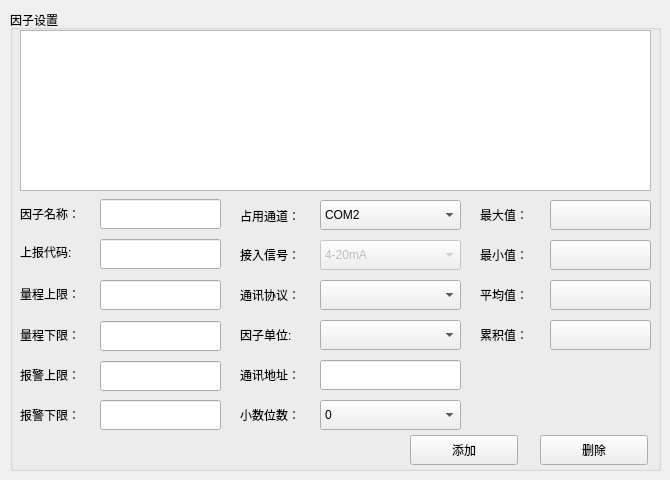
    <widget class="QWidget" name="page_2">
     <widget class="QGroupBox" name="gbox_channel">
      <property name="geometry">
       <rect>
        <x>10</x>
        <y>10</y>
        <width>651</width>
        <height>461</height>
       </rect>
      </property>
      <property name="styleSheet">
       <string notr="true"/>
      </property>
      <property name="title">
       <string>因子设置</string>
      </property>
      <widget class="QTableView" name="tableView_ParaInfo">
       <property name="geometry">
        <rect>
         <x>10</x>
         <y>20</y>
         <width>631</width>
         <height>161</height>
        </rect>
       </property>
      </widget>
      <widget class="QLabel" name="label_4">
       <property name="geometry">
        <rect>
         <x>10</x>
         <y>189</y>
         <width>100</width>
         <height>30</height>
        </rect>
       </property>
       <property name="text">
        <string>因子名称：</string>
       </property>
       <property name="buddy">
        <cstring>txtparaName</cstring>
       </property>
      </widget>
      <widget class="QLineEdit" name="txtparaName">
       <property name="geometry">
        <rect>
         <x>90</x>
         <y>189</y>
         <width>121</width>
         <height>30</height>
        </rect>
       </property>
      </widget>
      <widget class="QLabel" name="label_22">
       <property name="geometry">
        <rect>
         <x>10</x>
         <y>350</y>
         <width>100</width>
         <height>30</height>
        </rect>
       </property>
       <property name="text">
        <string>报警上限：</string>
       </property>
       <property name="buddy">
        <cstring>txtAlarmUp</cstring>
       </property>
      </widget>
      <widget class="QLabel" name="label_28">
       <property name="geometry">
        <rect>
         <x>10</x>
         <y>227</y>
         <width>100</width>
         <height>30</height>
        </rect>
       </property>
       <property name="text">
        <string>上报代码:</string>
       </property>
       <property name="buddy">
        <cstring>txtparaCode</cstring>
       </property>
      </widget>
      <widget class="QLabel" name="label_21">
       <property name="geometry">
        <rect>
         <x>10</x>
         <y>310</y>
         <width>100</width>
         <height>30</height>
        </rect>
       </property>
       <property name="text">
        <string>量程下限：</string>
       </property>
       <property name="buddy">
        <cstring>txtrangelow</cstring>
       </property>
      </widget>
      <widget class="QLabel" name="label_20">
       <property name="geometry">
        <rect>
         <x>10</x>
         <y>269</y>
         <width>100</width>
         <height>30</height>
        </rect>
       </property>
       <property name="text">
        <string>量程上限：</string>
       </property>
       <property name="buddy">
        <cstring>txtrangeup</cstring>
       </property>
      </widget>
      <widget class="QLabel" name="label_23">
       <property name="geometry">
        <rect>
         <x>10</x>
         <y>390</y>
         <width>100</width>
         <height>30</height>
        </rect>
       </property>
       <property name="text">
        <string>报警下限：</string>
       </property>
       <property name="buddy">
        <cstring>txtAlarmLow</cstring>
       </property>
      </widget>
      <widget class="QLineEdit" name="txtAlarmLow">
       <property name="geometry">
        <rect>
         <x>90</x>
         <y>390</y>
         <width>121</width>
         <height>30</height>
        </rect>
       </property>
       <property name="text">
        <string/>
       </property>
      </widget>
      <widget class="QLineEdit" name="txtAlarmUp">
       <property name="geometry">
        <rect>
         <x>90</x>
         <y>351</y>
         <width>121</width>
         <height>30</height>
        </rect>
       </property>
       <property name="text">
        <string/>
       </property>
      </widget>
      <widget class="QLineEdit" name="txtrangelow">
       <property name="geometry">
        <rect>
         <x>90</x>
         <y>311</y>
         <width>121</width>
         <height>30</height>
        </rect>
       </property>
       <property name="text">
        <string/>
       </property>
      </widget>
      <widget class="QLineEdit" name="txtrangeup">
       <property name="geometry">
        <rect>
         <x>90</x>
         <y>270</y>
         <width>121</width>
         <height>30</height>
        </rect>
       </property>
       <property name="text">
        <string/>
       </property>
      </widget>
      <widget class="QLineEdit" name="txtparaCode">
       <property name="geometry">
        <rect>
         <x>90</x>
         <y>229</y>
         <width>121</width>
         <height>30</height>
        </rect>
       </property>
      </widget>
      <widget class="QLabel" name="label_10">
       <property name="geometry">
        <rect>
         <x>230</x>
         <y>191</y>
         <width>100</width>
         <height>30</height>
        </rect>
       </property>
       <property name="text">
        <string>占用通道：</string>
       </property>
       <property name="buddy">
        <cstring>comboBox_channel</cstring>
       </property>
      </widget>
      <widget class="QComboBox" name="comboBox_channel">
       <property name="geometry">
        <rect>
         <x>310</x>
         <y>190</y>
         <width>141</width>
         <height>30</height>
        </rect>
       </property>
       <property name="currentIndex">
        <number>8</number>
       </property>
       <item>
        <property name="text">
         <string>AN0</string>
        </property>
       </item>
       <item>
        <property name="text">
         <string>AN1</string>
        </property>
       </item>
       <item>
        <property name="text">
         <string>AN2</string>
        </property>
       </item>
       <item>
        <property name="text">
         <string>AN3</string>
        </property>
       </item>
       <item>
        <property name="text">
         <string>AN4</string>
        </property>
       </item>
       <item>
        <property name="text">
         <string>AN5</string>
        </property>
       </item>
       <item>
        <property name="text">
         <string>AN6</string>
        </property>
       </item>
       <item>
        <property name="text">
         <string>AN7</string>
        </property>
       </item>
       <item>
        <property name="text">
         <string>COM2</string>
        </property>
       </item>
       <item>
        <property name="text">
         <string>COM3</string>
        </property>
       </item>
       <item>
        <property name="text">
         <string>COM4</string>
        </property>
       </item>
       <item>
        <property name="text">
         <string>COM5</string>
        </property>
       </item>
       <item>
        <property name="text">
         <string>COM6</string>
        </property>
       </item>
       <item>
        <property name="text">
         <string>COM7</string>
        </property>
       </item>
      </widget>
      <widget class="QComboBox" name="comboBox_unit">
       <property name="geometry">
        <rect>
         <x>310</x>
         <y>310</y>
         <width>141</width>
         <height>30</height>
        </rect>
       </property>
      </widget>
      <widget class="QLabel" name="label_17">
       <property name="geometry">
        <rect>
         <x>230</x>
         <y>350</y>
         <width>100</width>
         <height>30</height>
        </rect>
       </property>
       <property name="text">
        <string>通讯地址：</string>
       </property>
       <property name="buddy">
        <cstring>txtAddress</cstring>
       </property>
      </widget>
      <widget class="QComboBox" name="comboBox_signal">
       <property name="enabled">
        <bool>false</bool>
       </property>
       <property name="geometry">
        <rect>
         <x>310</x>
         <y>230</y>
         <width>141</width>
         <height>30</height>
        </rect>
       </property>
       <item>
        <property name="text">
         <string>4-20mA</string>
        </property>
       </item>
       <item>
        <property name="text">
         <string>0-20mA</string>
        </property>
       </item>
       <item>
        <property name="text">
         <string>1-5V</string>
        </property>
       </item>
       <item>
        <property name="text">
         <string>0-5V</string>
        </property>
       </item>
      </widget>
      <widget class="QPushButton" name="btn_deletePara">
       <property name="geometry">
        <rect>
         <x>530</x>
         <y>425</y>
         <width>108</width>
         <height>30</height>
        </rect>
       </property>
       <property name="text">
        <string>删除</string>
       </property>
       <property name="iconSize">
        <size>
         <width>108</width>
         <height>30</height>
        </size>
       </property>
      </widget>
      <widget class="QLabel" name="label_5">
       <property name="geometry">
        <rect>
         <x>230</x>
         <y>390</y>
         <width>100</width>
         <height>30</height>
        </rect>
       </property>
       <property name="text">
        <string>小数位数：</string>
       </property>
       <property name="buddy">
        <cstring>comboBox_decimals</cstring>
       </property>
      </widget>
      <widget class="QLabel" name="label_32">
       <property name="geometry">
        <rect>
         <x>470</x>
         <y>190</y>
         <width>100</width>
         <height>30</height>
        </rect>
       </property>
       <property name="text">
        <string>最大值：</string>
       </property>
       <property name="buddy">
        <cstring>btn_maxOpen</cstring>
       </property>
      </widget>
      <widget class="QLabel" name="label_19">
       <property name="geometry">
        <rect>
         <x>230</x>
         <y>230</y>
         <width>100</width>
         <height>30</height>
        </rect>
       </property>
       <property name="text">
        <string>接入信号：</string>
       </property>
       <property name="buddy">
        <cstring>comboBox_signal</cstring>
       </property>
      </widget>
      <widget class="QLabel" name="label_30">
       <property name="geometry">
        <rect>
         <x>230</x>
         <y>310</y>
         <width>100</width>
         <height>30</height>
        </rect>
       </property>
       <property name="text">
        <string>因子单位:</string>
       </property>
       <property name="buddy">
        <cstring>comboBox_unit</cstring>
       </property>
      </widget>
      <widget class="QComboBox" name="comboBox_decimals">
       <property name="geometry">
        <rect>
         <x>310</x>
         <y>390</y>
         <width>141</width>
         <height>30</height>
        </rect>
       </property>
       <property name="currentIndex">
        <number>0</number>
       </property>
       <item>
        <property name="text">
         <string>0</string>
        </property>
       </item>
       <item>
        <property name="text">
         <string>1</string>
        </property>
       </item>
       <item>
        <property name="text">
         <string>2</string>
        </property>
       </item>
       <item>
        <property name="text">
         <string>3</string>
        </property>
       </item>
       <item>
        <property name="text">
         <string>4</string>
        </property>
       </item>
       <item>
        <property name="text">
         <string>5</string>
        </property>
       </item>
       <item>
        <property name="text">
         <string>6</string>
        </property>
       </item>
       <item>
        <property name="text">
         <string>7</string>
        </property>
       </item>
       <item>
        <property name="text">
         <string>8</string>
        </property>
       </item>
      </widget>
      <widget class="QPushButton" name="btn_addPara">
       <property name="geometry">
        <rect>
         <x>400</x>
         <y>425</y>
         <width>108</width>
         <height>30</height>
        </rect>
       </property>
       <property name="autoFillBackground">
        <bool>false</bool>
       </property>
       <property name="styleSheet">
        <string notr="true"/>
       </property>
       <property name="text">
        <string>添加</string>
       </property>
       <property name="iconSize">
        <size>
         <width>108</width>
         <height>30</height>
        </size>
       </property>
      </widget>
      <widget class="mySwitchButton" name="btn_maxOpen">
       <property name="geometry">
        <rect>
         <x>540</x>
         <y>190</y>
         <width>101</width>
         <height>30</height>
        </rect>
       </property>
       <property name="text">
        <string/>
       </property>
       <property name="autoDefault">
        <bool>true</bool>
       </property>
      </widget>
      <widget class="QLabel" name="label_33">
       <property name="geometry">
        <rect>
         <x>470</x>
         <y>230</y>
         <width>100</width>
         <height>30</height>
        </rect>
       </property>
       <property name="text">
        <string>最小值：</string>
       </property>
       <property name="buddy">
        <cstring>btn_minOpen</cstring>
       </property>
      </widget>
      <widget class="QLabel" name="label_34">
       <property name="geometry">
        <rect>
         <x>470</x>
         <y>270</y>
         <width>100</width>
         <height>30</height>
        </rect>
       </property>
       <property name="text">
        <string>平均值：</string>
       </property>
       <property name="buddy">
        <cstring>btn_avgOpen</cstring>
       </property>
      </widget>
      <widget class="mySwitchButton" name="btn_avgOpen">
       <property name="geometry">
        <rect>
         <x>540</x>
         <y>270</y>
         <width>101</width>
         <height>30</height>
        </rect>
       </property>
       <property name="text">
        <string/>
       </property>
       <property name="autoDefault">
        <bool>true</bool>
       </property>
      </widget>
      <widget class="QLineEdit" name="txtAddress">
       <property name="geometry">
        <rect>
         <x>310</x>
         <y>350</y>
         <width>141</width>
         <height>30</height>
        </rect>
       </property>
      </widget>
      <widget class="mySwitchButton" name="btn_couOpen">
       <property name="geometry">
        <rect>
         <x>540</x>
         <y>310</y>
         <width>101</width>
         <height>30</height>
        </rect>
       </property>
       <property name="text">
        <string/>
       </property>
       <property name="autoDefault">
        <bool>true</bool>
       </property>
      </widget>
      <widget class="QLabel" name="label_37">
       <property name="geometry">
        <rect>
         <x>470</x>
         <y>310</y>
         <width>100</width>
         <height>30</height>
        </rect>
       </property>
       <property name="text">
        <string>累积值：</string>
       </property>
       <property name="buddy">
        <cstring>btn_couOpen</cstring>
       </property>
      </widget>
      <widget class="mySwitchButton" name="btn_minOpen">
       <property name="geometry">
        <rect>
         <x>540</x>
         <y>230</y>
         <width>101</width>
         <height>30</height>
        </rect>
       </property>
       <property name="text">
        <string/>
       </property>
       <property name="autoDefault">
        <bool>true</bool>
       </property>
      </widget>
      <widget class="QLabel" name="label_36">
       <property name="geometry">
        <rect>
         <x>230</x>
         <y>270</y>
         <width>100</width>
         <height>30</height>
        </rect>
       </property>
       <property name="text">
        <string>通讯协议：</string>
       </property>
       <property name="buddy">
        <cstring>comboBox_protocol</cstring>
       </property>
      </widget>
      <widget class="QComboBox" name="comboBox_protocol">
       <property name="geometry">
        <rect>
         <x>310</x>
         <y>270</y>
         <width>141</width>
         <height>30</height>
        </rect>
       </property>
      </widget>
     </widget>
    </widget>
